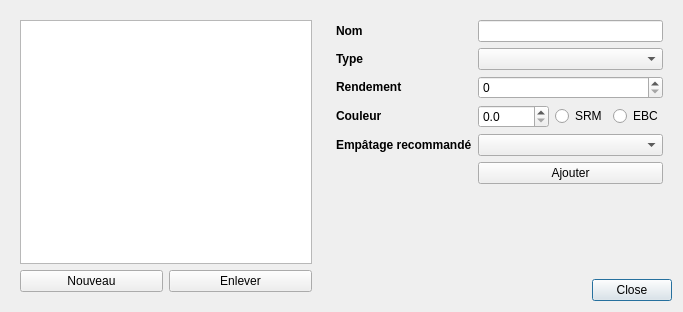
<?xml version="1.0" encoding="UTF-8"?>
<ui version="4.0">
 <class>Dialog</class>
 <widget class="QDialog" name="Dialog">
  <property name="geometry">
   <rect>
    <x>0</x>
    <y>0</y>
    <width>683</width>
    <height>312</height>
   </rect>
  </property>
  <property name="windowTitle">
   <string>Editeur</string>
  </property>
  <layout class="QGridLayout" name="gridLayout">
   <item row="1" column="1">
    <widget class="QDialogButtonBox" name="buttonBox">
     <property name="orientation">
      <enum>Qt::Horizontal</enum>
     </property>
     <property name="standardButtons">
      <set>QDialogButtonBox::Close</set>
     </property>
    </widget>
   </item>
   <item row="0" column="0" rowspan="2">
    <widget class="QWidget" name="widget_2" native="true">
     <layout class="QGridLayout" name="gridLayout_2">
      <item row="1" column="0">
       <layout class="QHBoxLayout" name="horizontalLayout">
        <item>
         <widget class="QPushButton" name="pushButtonNouveau">
          <property name="text">
           <string>Nouveau</string>
          </property>
         </widget>
        </item>
        <item>
         <widget class="QPushButton" name="pushButtonEnlever">
          <property name="text">
           <string>Enlever</string>
          </property>
         </widget>
        </item>
       </layout>
      </item>
      <item row="0" column="0">
       <widget class="QListView" name="listViewGrains"/>
      </item>
     </layout>
    </widget>
   </item>
   <item row="0" column="1">
    <widget class="QWidget" name="widget" native="true">
     <layout class="QFormLayout" name="formLayout">
      <item row="0" column="0">
       <widget class="QLabel" name="label">
        <property name="text">
         <string>&lt;!DOCTYPE HTML PUBLIC &quot;-//W3C//DTD HTML 4.0//EN&quot; &quot;http://www.w3.org/TR/REC-html40/strict.dtd&quot;&gt;
&lt;html&gt;&lt;head&gt;&lt;meta name=&quot;qrichtext&quot; content=&quot;1&quot; /&gt;&lt;style type=&quot;text/css&quot;&gt;
p, li { white-space: pre-wrap; }
&lt;/style&gt;&lt;/head&gt;&lt;body style=&quot; font-family:'Droid Sans'; font-size:9pt; font-weight:400; font-style:normal;&quot;&gt;
&lt;p style=&quot; margin-top:0px; margin-bottom:0px; margin-left:0px; margin-right:0px; -qt-block-indent:0; text-indent:0px;&quot;&gt;&lt;span style=&quot; font-weight:600;&quot;&gt;Nom&lt;/span&gt;&lt;/p&gt;&lt;/body&gt;&lt;/html&gt;</string>
        </property>
       </widget>
      </item>
      <item row="0" column="1">
       <widget class="QLineEdit" name="lineEditNom"/>
      </item>
      <item row="1" column="0">
       <widget class="QLabel" name="label_2">
        <property name="text">
         <string>&lt;!DOCTYPE HTML PUBLIC &quot;-//W3C//DTD HTML 4.0//EN&quot; &quot;http://www.w3.org/TR/REC-html40/strict.dtd&quot;&gt;
&lt;html&gt;&lt;head&gt;&lt;meta name=&quot;qrichtext&quot; content=&quot;1&quot; /&gt;&lt;style type=&quot;text/css&quot;&gt;
p, li { white-space: pre-wrap; }
&lt;/style&gt;&lt;/head&gt;&lt;body style=&quot; font-family:'Droid Sans'; font-size:9pt; font-weight:400; font-style:normal;&quot;&gt;
&lt;p style=&quot; margin-top:0px; margin-bottom:0px; margin-left:0px; margin-right:0px; -qt-block-indent:0; text-indent:0px;&quot;&gt;&lt;span style=&quot; font-weight:600;&quot;&gt;Type&lt;/span&gt;&lt;/p&gt;&lt;/body&gt;&lt;/html&gt;</string>
        </property>
       </widget>
      </item>
      <item row="1" column="1">
       <widget class="QComboBox" name="comboBoxType"/>
      </item>
      <item row="2" column="0">
       <widget class="QLabel" name="label_3">
        <property name="text">
         <string>&lt;!DOCTYPE HTML PUBLIC &quot;-//W3C//DTD HTML 4.0//EN&quot; &quot;http://www.w3.org/TR/REC-html40/strict.dtd&quot;&gt;
&lt;html&gt;&lt;head&gt;&lt;meta name=&quot;qrichtext&quot; content=&quot;1&quot; /&gt;&lt;style type=&quot;text/css&quot;&gt;
p, li { white-space: pre-wrap; }
&lt;/style&gt;&lt;/head&gt;&lt;body style=&quot; font-family:'Droid Sans'; font-size:9pt; font-weight:400; font-style:normal;&quot;&gt;
&lt;p style=&quot; margin-top:0px; margin-bottom:0px; margin-left:0px; margin-right:0px; -qt-block-indent:0; text-indent:0px;&quot;&gt;&lt;span style=&quot; font-weight:600;&quot;&gt;Rendement&lt;/span&gt;&lt;/p&gt;&lt;/body&gt;&lt;/html&gt;</string>
        </property>
       </widget>
      </item>
      <item row="2" column="1">
       <widget class="QSpinBox" name="spinBoxRendmt"/>
      </item>
      <item row="3" column="0">
       <widget class="QLabel" name="label_4">
        <property name="text">
         <string>&lt;!DOCTYPE HTML PUBLIC &quot;-//W3C//DTD HTML 4.0//EN&quot; &quot;http://www.w3.org/TR/REC-html40/strict.dtd&quot;&gt;
&lt;html&gt;&lt;head&gt;&lt;meta name=&quot;qrichtext&quot; content=&quot;1&quot; /&gt;&lt;style type=&quot;text/css&quot;&gt;
p, li { white-space: pre-wrap; }
&lt;/style&gt;&lt;/head&gt;&lt;body style=&quot; font-family:'Droid Sans'; font-size:10pt; font-weight:400; font-style:normal;&quot;&gt;
&lt;p style=&quot; margin-top:0px; margin-bottom:0px; margin-left:0px; margin-right:0px; -qt-block-indent:0; text-indent:0px;&quot;&gt;&lt;span style=&quot; font-size:9pt; font-weight:600;&quot;&gt;Couleur&lt;/span&gt;&lt;/p&gt;&lt;/body&gt;&lt;/html&gt;</string>
        </property>
       </widget>
      </item>
      <item row="3" column="1">
       <layout class="QHBoxLayout" name="horizontalLayout_2">
        <item>
         <widget class="QDoubleSpinBox" name="spinBoxCouleur">
          <property name="decimals">
           <number>1</number>
          </property>
          <property name="maximum">
           <double>10000.000000000000000</double>
          </property>
         </widget>
        </item>
        <item>
         <widget class="QRadioButton" name="radioButtonSRM">
          <property name="text">
           <string>SRM</string>
          </property>
         </widget>
        </item>
        <item>
         <widget class="QRadioButton" name="radioButtonEBC">
          <property name="text">
           <string>EBC</string>
          </property>
         </widget>
        </item>
       </layout>
      </item>
      <item row="4" column="0">
       <widget class="QLabel" name="label_6">
        <property name="text">
         <string>&lt;!DOCTYPE HTML PUBLIC &quot;-//W3C//DTD HTML 4.0//EN&quot; &quot;http://www.w3.org/TR/REC-html40/strict.dtd&quot;&gt;
&lt;html&gt;&lt;head&gt;&lt;meta name=&quot;qrichtext&quot; content=&quot;1&quot; /&gt;&lt;style type=&quot;text/css&quot;&gt;
p, li { white-space: pre-wrap; }
&lt;/style&gt;&lt;/head&gt;&lt;body style=&quot; font-family:'Droid Sans'; font-size:9pt; font-weight:400; font-style:normal;&quot;&gt;
&lt;p style=&quot; margin-top:0px; margin-bottom:0px; margin-left:0px; margin-right:0px; -qt-block-indent:0; text-indent:0px;&quot;&gt;&lt;span style=&quot; font-weight:600;&quot;&gt;Empâtage recommandé&lt;/span&gt;&lt;/p&gt;&lt;/body&gt;&lt;/html&gt;</string>
        </property>
       </widget>
      </item>
      <item row="4" column="1">
       <widget class="QComboBox" name="comboBoxReco"/>
      </item>
      <item row="5" column="1">
       <widget class="QPushButton" name="pushButtonAjouter">
        <property name="text">
         <string>Ajouter</string>
        </property>
       </widget>
      </item>
     </layout>
    </widget>
   </item>
  </layout>
 </widget>
 <resources/>
 <connections>
  <connection>
   <sender>buttonBox</sender>
   <signal>accepted()</signal>
   <receiver>Dialog</receiver>
   <slot>accept()</slot>
   <hints>
    <hint type="sourcelabel">
     <x>604</x>
     <y>484</y>
    </hint>
    <hint type="destinationlabel">
     <x>157</x>
     <y>274</y>
    </hint>
   </hints>
  </connection>
  <connection>
   <sender>buttonBox</sender>
   <signal>rejected()</signal>
   <receiver>Dialog</receiver>
   <slot>reject()</slot>
   <hints>
    <hint type="sourcelabel">
     <x>395</x>
     <y>484</y>
    </hint>
    <hint type="destinationlabel">
     <x>286</x>
     <y>274</y>
    </hint>
   </hints>
  </connection>
 </connections>
</ui>
